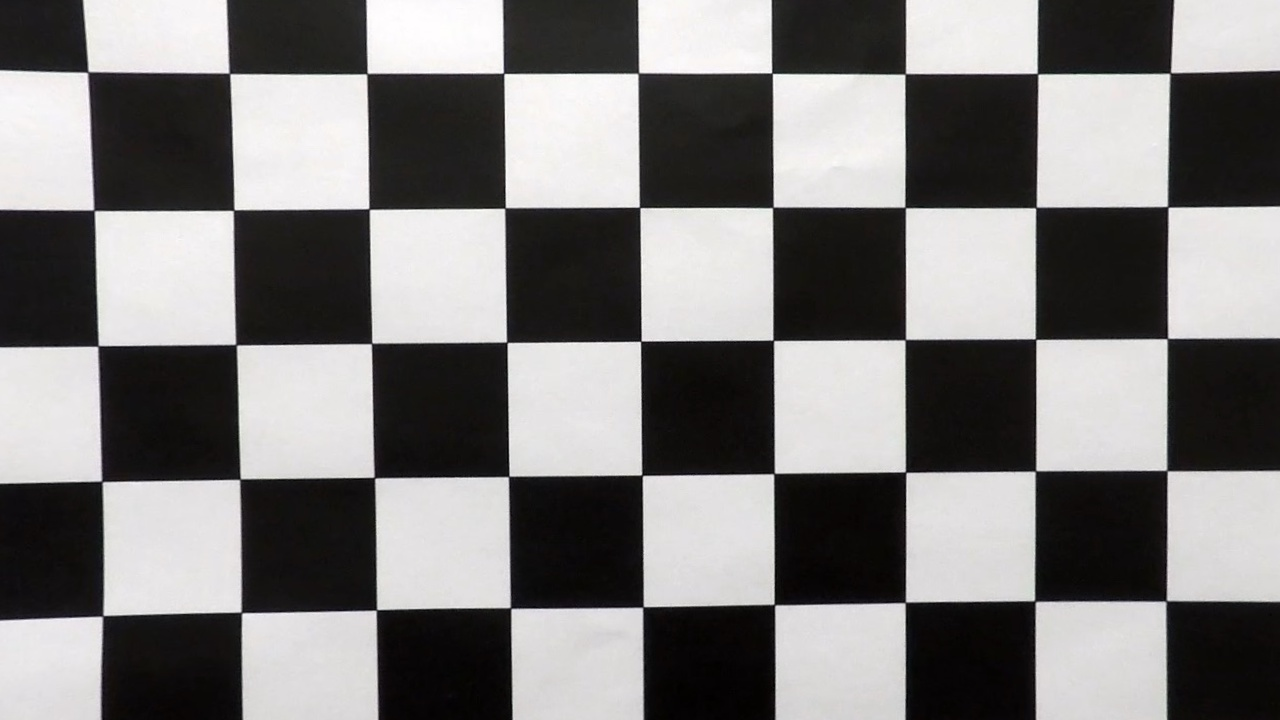
#> input picture camera_cal/calibration1-undistorted.jpg, 1280 x 720 px; its folder holds 4 pictures in this run
$ jupyter execute carnd-advanced-lane-lines.ipynb
#> lines starting #> are read from the running program, lines starting #| are printed output that depends on the picture
Camera Calibration
===

[cell 1]
import numpy as np
import glob
import cv2
import matplotlib.pyplot as plt

[cell 2]
def calibrateCamera(p_fileNameImages, p_nx, p_ny, p_imgSize):

#> called with p_nx = 9, p_ny = 6, p_imgSize = (1280, 720)
    width = p_imgSize[0]
    height = p_imgSize[1]

    # objpoints will hold the 3D points in real world space.
    # since we know the concrete chessboard image, we also know the coordinates
    # z will be always zero, since the chessboard is on a plane
    # objpoints is the SAME for all images
    objPointsAllImages = []

    # imgpoints holds the 2D points in image plane (the distorted image)
    imgPointsAllImages = []

    # prepare object points
    objPointsSingleImage = np.zeros((p_nx * p_ny, 3), np.float32)
    objPointsSingleImage[:, :2] = np.mgrid[0:p_nx, 0:p_ny].T.reshape(-1, 2)

    for fname in p_fileNameImages:
        img = cv2.imread(fname)
#> img is the input picture: shape (720, 1280, 3); mean B, G, R 123.2, 123.7, 125.3
        imgPointsSingleImage = getImagePoints(img, p_nx, p_ny, p_imgSize);
#> in getImagePoints, `ret, corners = cv2.findChessboardCorners(gray, (p_nx, p_ny), None)`: ret = False; corners = None
#> imgPointsSingleImage = []
        if len(imgPointsSingleImage) > 0:
            objPointsAllImages.append(objPointsSingleImage)
            imgPointsAllImages.append(imgPointsSingleImage[0])
#> pass 2 of the loop in calibrateCamera, `for fname in p_fileNameImages:`:
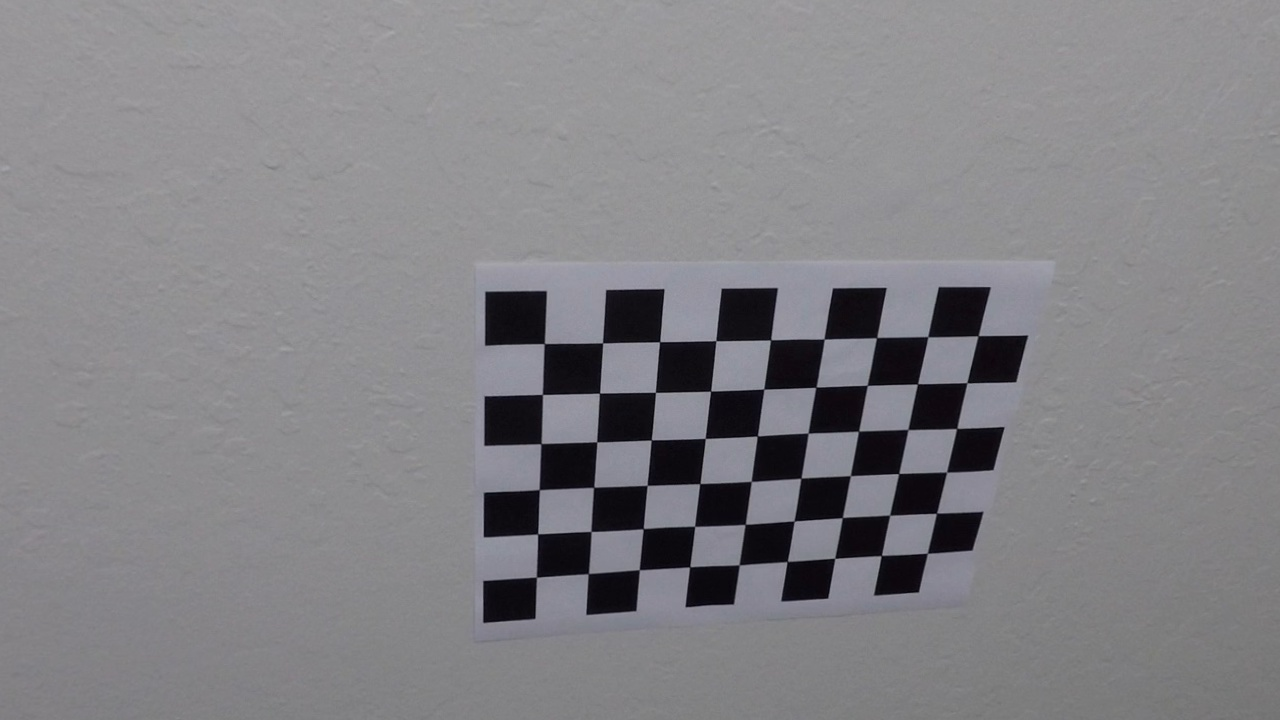
#> input picture camera_cal/calibration10-undistorted.jpg, 1280 x 720 px
#> in calibrateCamera, img is the input picture: shape (720, 1280, 3); mean B, G, R 133.4, 129.6, 130.5
#> ret = True; corners = 54 rows, first 8: [545.2, 342.7], [602.4, 342.6], [658.8, 342.3], [715.9, 340.7], [769.7, 340.5], [824.6, 339.4], [875.5, 338.6], [928.6, 337.3]
#> imgPointsSingleImage = 1 item
#> pass 3 of the loop in calibrateCamera, `for fname in p_fileNameImages:`:
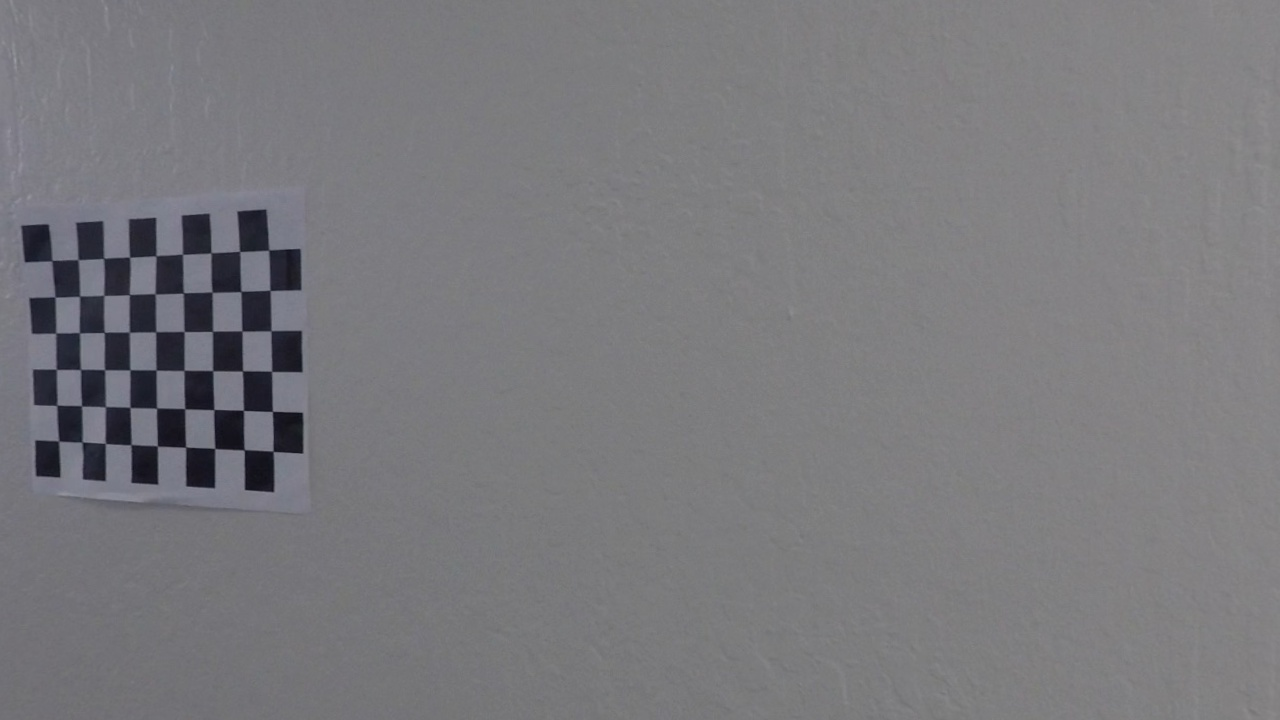
#> input picture camera_cal/calibration11-undistorted.jpg, 1280 x 720 px
#> in calibrateCamera, img is the input picture: shape (720, 1280, 3); mean B, G, R 124.7, 121.1, 121.6
#> corners = 54 rows, first 8: [52.01, 260.6], [77.98, 259.5], [103.6, 258.4], [129.5, 257.4], [155.9, 255.9], [182.6, 254.2], [210.8, 252.7], [239.8, 251.4]
#> the loop made 4 passes; the first 3 are shown

    imgPointsAllImages = np.array(imgPointsAllImages)
    objPointsAllImages = np.array(objPointsAllImages)

    ret, mtx, dist, rvecs, tvecs = cv2.calibrateCamera(objPointsAllImages, imgPointsAllImages, (height, width), None, None)

    return (mtx, dist)

def getImagePoints(p_image, p_nx, p_ny, p_imgSize):

    # imgpoints holds the 2D points in image plane (the distorted image)
    imgpoints = []

    resizedImage = cv2.resize(p_image, p_imgSize)

    # find the chessboard corners
    gray = cv2.cvtColor(resizedImage, cv2.COLOR_BGR2GRAY)
    ret, corners = cv2.findChessboardCorners(gray, (p_nx, p_ny), None)

    # if corners are found, add object points, image points
    if ret == True:
        imgpoints.append(corners)

    return imgpoints

[cell 3]
images = glob.glob('./camera_cal/calibration*.jpg')

mtx, dist = calibrateCamera(images, 9, 6, (1280, 720))

[cell 4]
for fname in images:
    distorted = cv2.imread(fname)
    undistorted = cv2.undistort(distorted, mtx, dist, None, mtx )
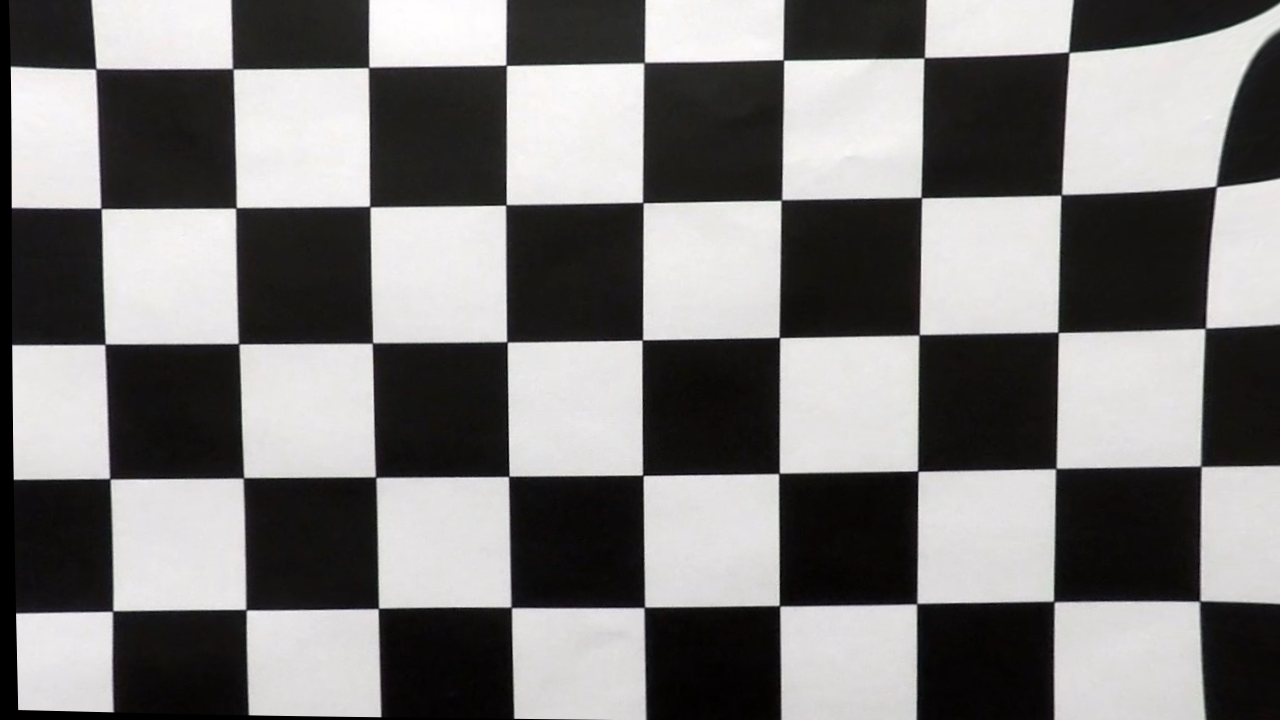
#> undistorted: shape (720, 1280, 3); mean B, G, R 122.5, 123, 124.5
    cv2.imwrite(fname[:-4] + "-undistorted.jpg", undistorted)
#> pass 2 of the loop `for fname in images:`:
#> `undistorted = cv2.undistort(distorted, mtx, dist, None, mtx )`:
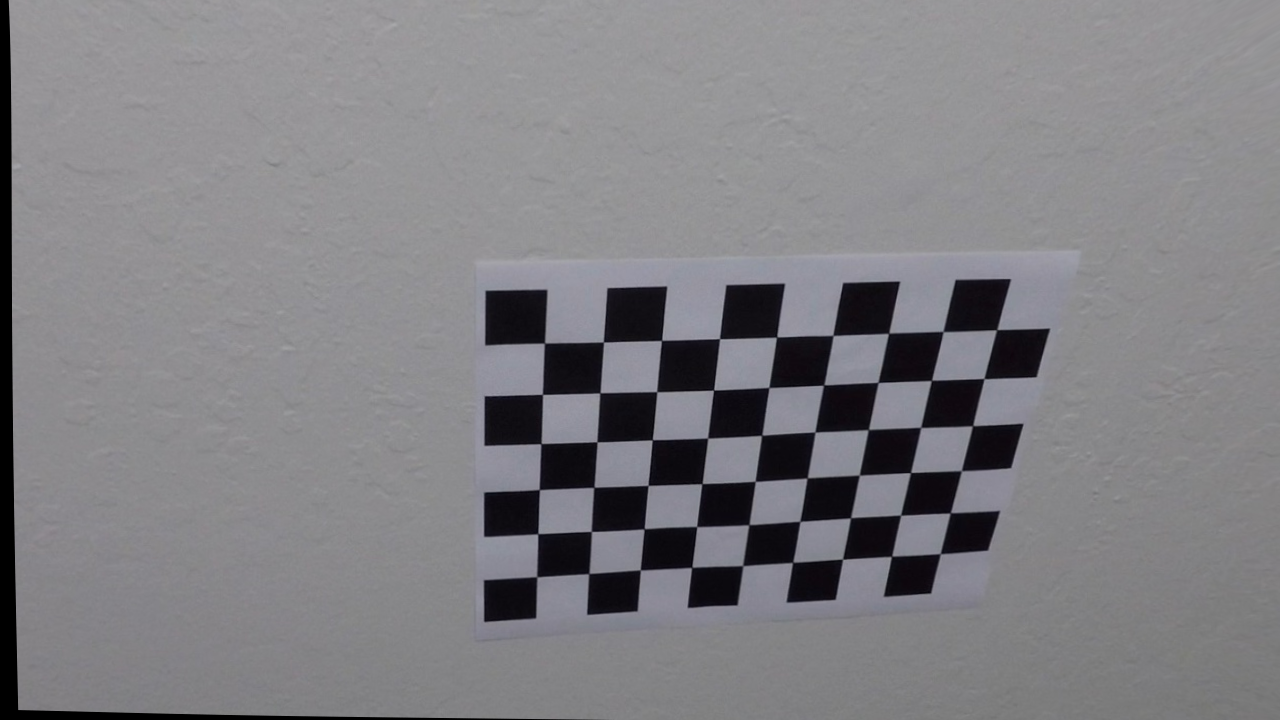
#> undistorted: shape (720, 1280, 3); mean B, G, R 131.2, 127.3, 128.2
#> pass 3 of the loop `for fname in images:`:
#> `undistorted = cv2.undistort(distorted, mtx, dist, None, mtx )`:
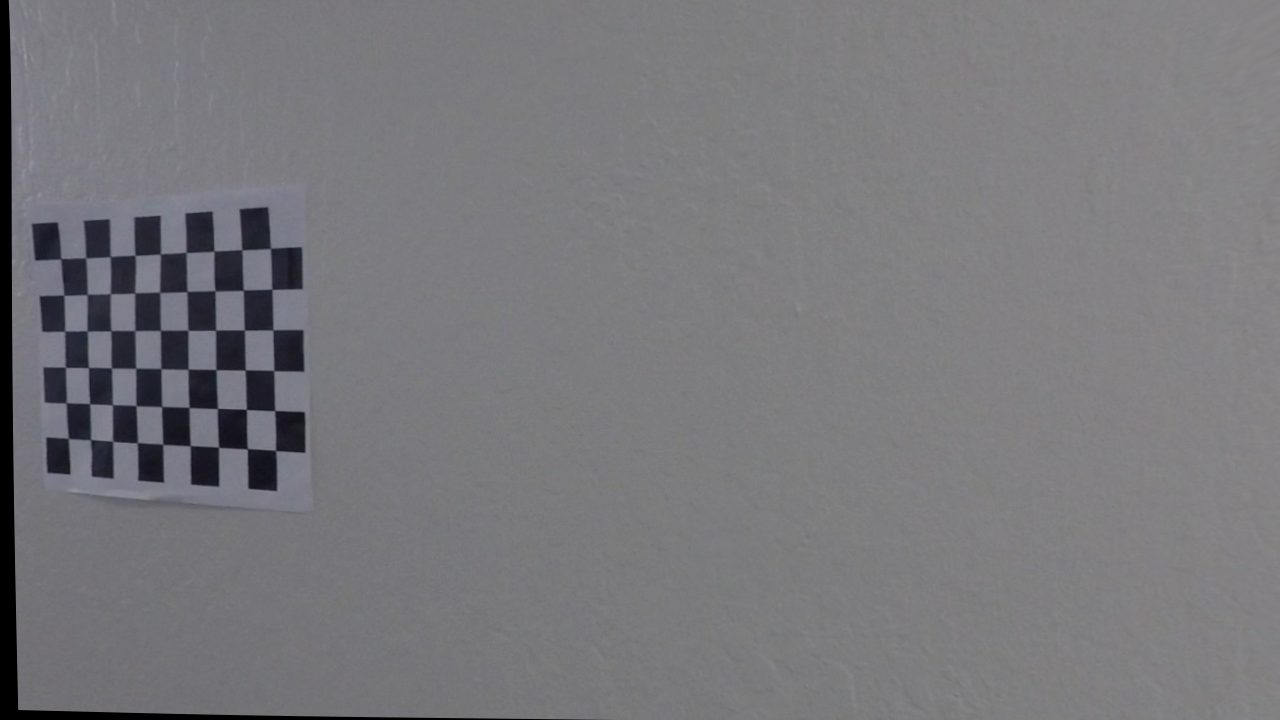
#> undistorted: shape (720, 1280, 3); mean B, G, R 123, 119.6, 120.1
#> the loop made 4 passes; the first 3 are shown

fig = plt.figure()
fig.add_subplot(121), plt.imshow(distorted, cmap='gray'), plt.title('Distorted'), plt.axis('off')
fig.add_subplot(122), plt.imshow(undistorted, cmap='gray'), plt.title('Undistorted'), plt.axis('off')
plt.show()
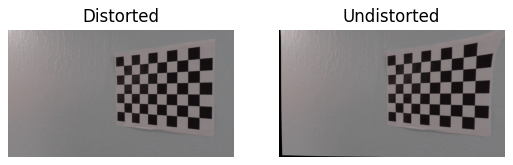
#> figure drawn by matplotlib, 2 panels; B, G, R data is drawn as R, G, B
